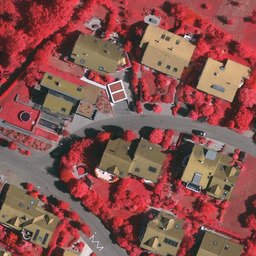
#> input picture glcm/part.tif, 256 x 256 px, shrunk from 1024 x 1024 before the run
$ python get_glcm.py   (older library calls are emulated)
#> lines starting #> are read from the running program, lines starting #| are printed output that depends on the picture
# -*- coding: utf-8 -*-
"""
Created on Fri Jan 29 10:33:23 2021

@author: huijian
"""

"""
Reference:
    https://zhuanlan.zhihu.com/p/110228230
    http://murphylab.web.cmu.edu/publications/boland/boland_node26.html
    https://prism.ucalgary.ca/handle/1880/51900
    https://github.com/LinghuiXia/GLCM
"""
import numpy as np
import matplotlib.pyplot as plt
import cv2
from skimage import data,io
from math import floor,ceil
from skimage.feature import greycomatrix,greycoprops
from skimage.color import rgb2gray

from matplotlib import pyplot as plt

def image_patch(image,slide_window,h,w):

    patch = np.zeros((slide_window,slide_window,h,w),dtype=np.uint8)
    for i in range(patch.shape[2]):
        for j in range(patch.shape[3]):
            patch[:,:,i,j] = image[i:i+slide_window,j:j+slide_window]
    return patch

def calcu_glcm(image,
               gray_min=0,gray_max=255,nbit=64,
               slide_window=5,step=[2],angle=[0]):
    """
    The image is supposed to be [h,w], a gray image.
    """
    h,w = image.shape[0:2]

    # compressed gray range { gray_min:0-->0; gray_max:(256-1)-->(nbit-1)}
    bins = np.linspace(gray_min,gray_max+1,nbit+1)
    image = np.digitize(image,bins) - 1

    # (h,w) -> (h+slide_window,w+slide_window)
    image = cv2.copyMakeBorder(image,
                               floor(slide_window/2),floor(slide_window/2),
                               floor(slide_window/2),floor(slide_window/2),
                               cv2.BORDER_REPLICATE)

    patch = image_patch(image,slide_window,h,w)

    # calculate GLCM (5,5,512,512) --> (64,64,512,512)
    glcm = np.zeros((nbit,nbit,len(step),len(angle),h,w),dtype=np.uint8)
    for i in range(patch.shape[2]):
        for j in range(patch.shape[3]):
            glcm[:,:,:,:,i,j] = greycomatrix(patch[:,:,i,j],
                                             step,angle,
                                             levels=nbit)
    return glcm

def calcu_glcm_mean(glcm,nbit=64):

    mean = np.zeros((glcm.shape[2],glcm.shape[3]),dtype=np.float32)
    for i in range(nbit):
        for j in range(nbit):
            mean += glcm[i,j]*i/(nbit)**2

    return mean

def calcu_glcm_variance(glcm,nbit=64):

    mean = np.zeros((glcm.shape[2],glcm.shape[3]),dtype=np.float32)
    for i in range(nbit):
        for j in range(nbit):
            mean += glcm[i,j]*i/(nbit)**2
    variance = np.zeros((glcm.shape[2],glcm.shape[3]),dtype=np.float32)
    for i in range(nbit):
        for j in range(nbit):
            variance += glcm[i,j] * (i-mean)**2

    return variance

def calcu_glcm_homogeneity(glcm,nbit=64):

    homogeneity = np.zeros((glcm.shape[2],glcm.shape[3]),dtype=np.float32)
    for i in range(nbit):
        for j in range(nbit):
            homogeneity += glcm[i,j]/(1.+(i-j)**2)

    return homogeneity

def calcu_glcm_contrast(glcm,nbit=64):

    contrast = np.zeros((glcm.shape[2],glcm.shape[3]),dtype=np.float32)
    for i in range(nbit):
        for j in range(nbit):
            contrast += glcm[i,j]*(i-j)**2

    return contrast

def calcu_glcm_dissimilarity(glcm,nbit=64):

    dissimilarty = np.zeros((glcm.shape[2],glcm.shape[3]),dtype=np.float32)
    for i in range(nbit):
        for j in range(nbit):
            dissimilarty += glcm[i,j] * np.abs(i-j)

    return dissimilarty

def calcu_glcm_entropy(glcm, nbit=64):
    eps = 0.00001
    entropy = np.zeros((glcm.shape[2], glcm.shape[3]), dtype=np.float32)
    for i in range(nbit):
        for j in range(nbit):
            entropy -= glcm[i, j] * np.log10(glcm[i, j] + eps)

    return entropy

def calcu_glcm_energy(glcm, nbit=64):

    energy = np.zeros((glcm.shape[2], glcm.shape[3]), dtype=np.float32)
    for i in range(nbit):
        for j in range(nbit):
            energy += glcm[i, j]**2

    return energy

def calcu_glcm_correlation(glcm, nbit=64):

    mean = np.zeros((glcm.shape[2], glcm.shape[3]), dtype=np.float32)
    for i in range(nbit):
        for j in range(nbit):
            mean += glcm[i, j] * i / (nbit)**2

    variance = np.zeros((glcm.shape[2], glcm.shape[3]), dtype=np.float32)
    for i in range(nbit):
        for j in range(nbit):
            variance += glcm[i, j] * (i - mean)**2

    correlation = np.zeros((glcm.shape[2], glcm.shape[3]), dtype=np.float32)
    for i in range(nbit):
        for j in range(nbit):
            correlation += ((i - mean) * (j - mean) * (glcm[i, j]**2))/variance

    return correlation

def calcu_glcm_auto_correlation(glcm, nbit=64):

    auto_correlation = np.zeros((glcm.shape[2], glcm.shape[3]), dtype=np.float32)
    for i in range(nbit):
        for j in range(nbit):
            auto_correlation += glcm[i, j] * i * j

    return auto_correlation

if __name__=="__main__":
    print("Testing get_glcm.py")

    image_path="part.tif"
    image = io.imread(image_path)
#> image is the input picture: shape (256, 256, 3); mean R, G, B 136.4, 83.2, 78.3
    image = rgb2gray(image) # 0-1
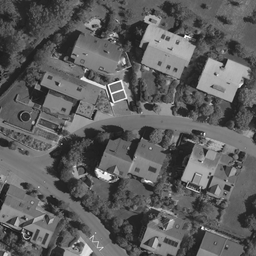
#> image: shape (256, 256) float64; min 0.0709, max 1, mean 0.369

    # ------ normalization ------
    image = np.uint8(255.0*(image-np.min(image))/(np.max(image)-np.min(image)))
    h,w = image.shape[0:2]
#> h = 256; w = 256
    # ------ set the hyperparameters ------
    nbit = 64 # gray level
    # the minimum and the maximum gray level
    min_ = 0
    max_ = 255
    slide_window = 7 # slide window
    # step = [2,4,8,16]
    step = [2]
    # angle = [0,np.pi/4,np.pi/2,np.pi*3/4] (also known as direction)
    angle = [0]

    # ------ calculate the GLCM ------
    # glcm: [nbit,nbit,len(step),len(angle),h,w], usually the len(step) and len(angle) is 1.
    glcm = calcu_glcm(image,min_,max_,nbit,slide_window,step,angle)
#> in calcu_glcm, `image = cv2.copyMakeBorder(image, floor(slide_window/2),floor(slide_wi..`:
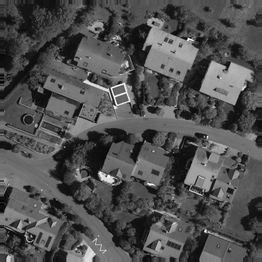
#> image: shape (262, 262) int32; min 0, max 63, mean 19.9; drawn with min black and max white

    # ------ calculate the feature ------
    for i in range(glcm.shape[2]):
        for j in range(glcm.shape[3]):
            glcm_slice = np.zeros((nbit,nbit,h,w),dtype=np.float32)
            # glcm_slice: [nbit,nbit,h,w]
            glcm_slice = glcm[:,:,i,j,:,:]

            mean = calcu_glcm_mean(glcm_slice,nbit)
            variance = calcu_glcm_variance(glcm_slice,nbit)
            homogeneity = calcu_glcm_homogeneity(glcm_slice,nbit)
            contrast = calcu_glcm_contrast(glcm_slice,nbit)
            dissimilarity = calcu_glcm_dissimilarity(glcm_slice,nbit)
            entropy = calcu_glcm_entropy(glcm_slice,nbit)
            energy = calcu_glcm_energy(glcm_slice,nbit)
            correlation = calcu_glcm_correlation(glcm_slice,nbit)
            auto_correlation = calcu_glcm_auto_correlation(glcm_slice,nbit)

    # ------ visulization ------

    font = {"family":"Times New Roman",
            "weight":"normal",
            "size":12,}

    plt.subplot(2,5,1)
    plt.tick_params(labelbottom=False,labelleft=False)
    plt.axis("off")
    plt.imshow(image,cmap="gray")
    plt.title("Original",font)

    plt.subplot(2,5,2)
    plt.tick_params(labelbottom=False,labelleft=False)
    plt.axis("off")
    plt.imshow(mean,cmap="gray")
    plt.title("Mean",font)

    plt.subplot(2,5,3)
    plt.tick_params(labelbottom=False,labelleft=False)
    plt.axis("off")
    plt.imshow(variance,cmap="gray")
    plt.title("Variance",font)

    plt.subplot(2,5,4)
    plt.tick_params(labelbottom=False,labelleft=False)
    plt.axis("off")
    plt.imshow(homogeneity,cmap="gray")
    plt.title("Homogeneity",font)

    plt.subplot(2,5,5)
    plt.tick_params(labelbottom=False,labelleft=False)
    plt.axis("off")
    plt.imshow(contrast,cmap="gray")
    plt.title("Contrast",font)

    plt.subplot(2,5,6)
    plt.tick_params(labelbottom=False,labelleft=False)
    plt.axis("off")
    plt.imshow(dissimilarity,cmap="gray")
    plt.title("Dissimilarity",font)

    plt.subplot(2,5,7)
    plt.tick_params(labelbottom=False,labelleft=False)
    plt.axis("off")
    plt.imshow(entropy,cmap="gray")
    plt.title("Entropy",font)

    plt.subplot(2,5,8)
    plt.tick_params(labelbottom=False,labelleft=False)
    plt.axis("off")
    plt.imshow(energy,cmap="gray")
    plt.title("Energy",font)

    plt.subplot(2,5,9)
    plt.tick_params(labelbottom=False,labelleft=False)
    plt.axis("off")
    plt.imshow(correlation,cmap="gray")
    plt.title("Correlation",font)

    plt.subplot(2,5,10)
    plt.tick_params(labelbottom=False,labelleft=False)
    plt.axis("off")
    plt.imshow(auto_correlation,cmap="gray")
    plt.title("Auto_correlation",font)


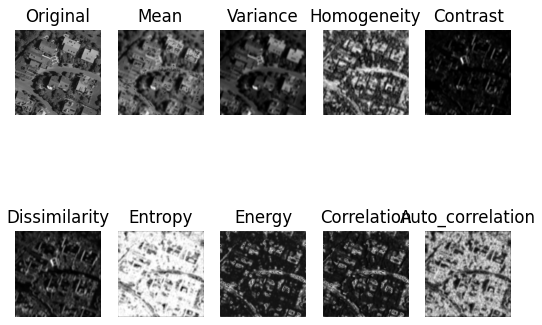
#> figure drawn by matplotlib, 10 panels
